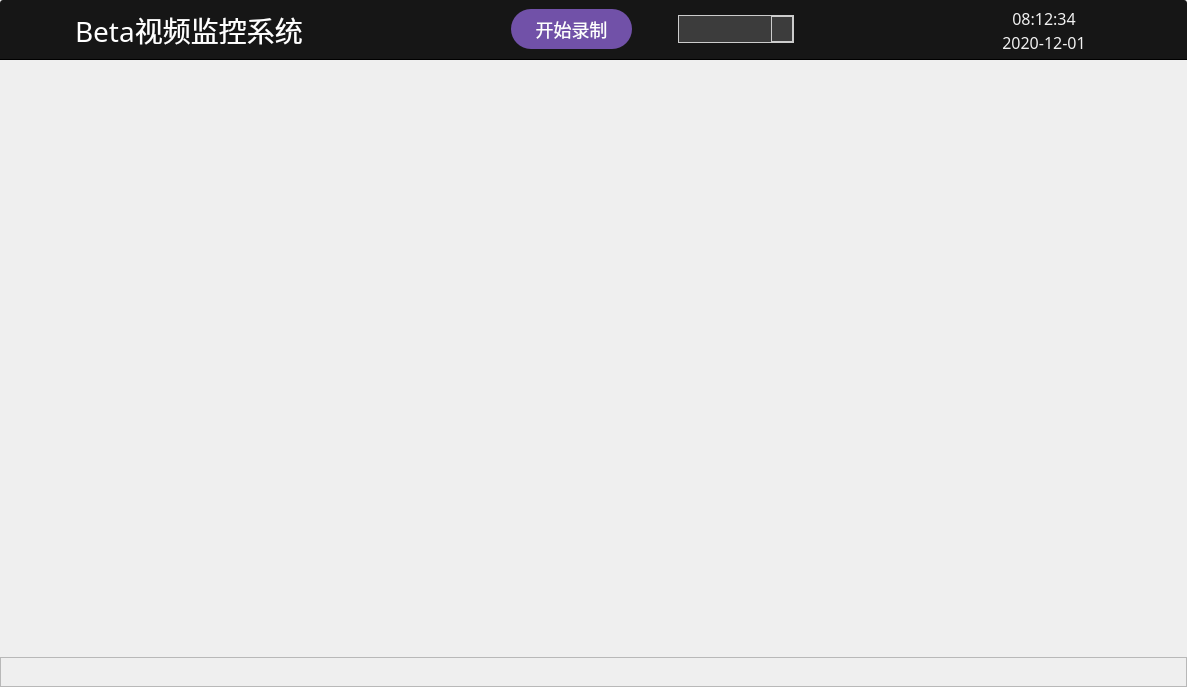
<?xml version="1.0" encoding="UTF-8"?>
<ui version="4.0">
 <class>CMainWindow</class>
 <widget class="QMainWindow" name="CMainWindow">
  <property name="geometry">
   <rect>
    <x>0</x>
    <y>0</y>
    <width>1187</width>
    <height>687</height>
   </rect>
  </property>
  <property name="windowTitle">
   <string>Beta视频监控系统</string>
  </property>
  <property name="styleSheet">
   <string notr="true">CMainWindow
{
	/*background-image: url(:/bgt.png);*/
	background:#2B2B2B;
	border:1px solid rgba(53, 104, 224, 125); 
	
}

QPushButton#btn_cmd
{
	width: 121px;
	height: 40px;
	background-color: #7151A8;
	border-radius: 20px;
	font-size: 18px;
	font-family: PingFangSC-Regular, PingFang SC;
	font-weight: 400;
	color: #FFFFFF;
	line-height: 25px;
}
QPushButton:pressed#btn_cmd
{
	border:2px solid transparent;
}
QPushButton:hover#btn_cmd
{
	border:2px solid transparent;
}
QPushButton:disabled#btn_cmd
{
	background:rgba(204,204,204,1);
}

QLabel#hourLabel,#minuteLabel,#secondLabel
{
	background: #409EFF;
	border-radius: 2px;
	font-size: 18px;
	font-family: PingFangSC-Regular, PingFang SC;
	font-weight: 400;
	color: #FFFFFF;
	line-height: 25px;
}</string>
  </property>
  <widget class="QWidget" name="centralwidget">
   <property name="palette">
    <palette>
     <active>
      <colorrole role="Base">
       <brush brushstyle="SolidPattern">
        <color alpha="255">
         <red>255</red>
         <green>255</green>
         <blue>255</blue>
        </color>
       </brush>
      </colorrole>
      <colorrole role="Window">
       <brush brushstyle="SolidPattern">
        <color alpha="0">
         <red>0</red>
         <green>0</green>
         <blue>0</blue>
        </color>
       </brush>
      </colorrole>
     </active>
     <inactive>
      <colorrole role="Base">
       <brush brushstyle="SolidPattern">
        <color alpha="255">
         <red>255</red>
         <green>255</green>
         <blue>255</blue>
        </color>
       </brush>
      </colorrole>
      <colorrole role="Window">
       <brush brushstyle="SolidPattern">
        <color alpha="0">
         <red>0</red>
         <green>0</green>
         <blue>0</blue>
        </color>
       </brush>
      </colorrole>
     </inactive>
     <disabled>
      <colorrole role="Base">
       <brush brushstyle="SolidPattern">
        <color alpha="0">
         <red>0</red>
         <green>0</green>
         <blue>0</blue>
        </color>
       </brush>
      </colorrole>
      <colorrole role="Window">
       <brush brushstyle="SolidPattern">
        <color alpha="0">
         <red>0</red>
         <green>0</green>
         <blue>0</blue>
        </color>
       </brush>
      </colorrole>
     </disabled>
    </palette>
   </property>
   <layout class="QVBoxLayout" name="verticalLayout_3">
    <property name="spacing">
     <number>0</number>
    </property>
    <property name="leftMargin">
     <number>0</number>
    </property>
    <property name="topMargin">
     <number>0</number>
    </property>
    <property name="rightMargin">
     <number>0</number>
    </property>
    <property name="bottomMargin">
     <number>0</number>
    </property>
    <item>
     <widget class="QFrame" name="titleBar">
      <property name="sizePolicy">
       <sizepolicy hsizetype="Preferred" vsizetype="Fixed">
        <horstretch>0</horstretch>
        <verstretch>0</verstretch>
       </sizepolicy>
      </property>
      <property name="minimumSize">
       <size>
        <width>960</width>
        <height>60</height>
       </size>
      </property>
      <property name="maximumSize">
       <size>
        <width>16777215</width>
        <height>60</height>
       </size>
      </property>
      <property name="styleSheet">
       <string notr="true">QFrame#titleBar
{
	border-bottom:1px solid black;
	border-top-left-radius:3px;
	border-top-right-radius:3px;
	background:rgb(22,22,22);
}</string>
      </property>
      <property name="frameShape">
       <enum>QFrame::StyledPanel</enum>
      </property>
      <property name="frameShadow">
       <enum>QFrame::Raised</enum>
      </property>
      <layout class="QHBoxLayout" name="horizontalLayout">
       <property name="topMargin">
        <number>0</number>
       </property>
       <property name="bottomMargin">
        <number>0</number>
       </property>
       <item>
        <widget class="QLabel" name="logoLabel">
         <property name="minimumSize">
          <size>
           <width>60</width>
           <height>60</height>
          </size>
         </property>
         <property name="maximumSize">
          <size>
           <width>60</width>
           <height>60</height>
          </size>
         </property>
         <property name="styleSheet">
          <string notr="true"/>
         </property>
         <property name="text">
          <string/>
         </property>
         <property name="scaledContents">
          <bool>true</bool>
         </property>
        </widget>
       </item>
       <item>
        <widget class="QLabel" name="label_info">
         <property name="minimumSize">
          <size>
           <width>0</width>
           <height>0</height>
          </size>
         </property>
         <property name="font">
          <font>
           <family>PingFangSC-Regular,PingFang SC</family>
           <pointsize>-1</pointsize>
           <weight>50</weight>
           <bold>false</bold>
          </font>
         </property>
         <property name="styleSheet">
          <string notr="true">QLabel
{
width: 665px;
height: 28px;
font-size: 28px;
font-family: PingFangSC-Regular, PingFang SC;
font-weight: 400;
color: #FFFFFF;
line-height: 28px;
}
</string>
         </property>
         <property name="text">
          <string>Beta视频监控系统</string>
         </property>
        </widget>
       </item>
       <item>
        <spacer name="horizontalSpacer_9">
         <property name="orientation">
          <enum>Qt::Horizontal</enum>
         </property>
         <property name="sizeHint" stdset="0">
          <size>
           <width>40</width>
           <height>20</height>
          </size>
         </property>
        </spacer>
       </item>
       <item>
        <widget class="QPushButton" name="btn_cmd">
         <property name="sizePolicy">
          <sizepolicy hsizetype="Fixed" vsizetype="Fixed">
           <horstretch>0</horstretch>
           <verstretch>0</verstretch>
          </sizepolicy>
         </property>
         <property name="minimumSize">
          <size>
           <width>120</width>
           <height>40</height>
          </size>
         </property>
         <property name="focusPolicy">
          <enum>Qt::NoFocus</enum>
         </property>
         <property name="text">
          <string>开始录制</string>
         </property>
        </widget>
       </item>
       <item>
        <spacer name="horizontalSpacer_7">
         <property name="orientation">
          <enum>Qt::Horizontal</enum>
         </property>
         <property name="sizeType">
          <enum>QSizePolicy::Fixed</enum>
         </property>
         <property name="sizeHint" stdset="0">
          <size>
           <width>40</width>
           <height>20</height>
          </size>
         </property>
        </spacer>
       </item>
       <item>
        <widget class="QComboBox" name="cbox_camera">
         <property name="minimumSize">
          <size>
           <width>116</width>
           <height>24</height>
          </size>
         </property>
         <property name="font">
          <font>
           <pointsize>-1</pointsize>
          </font>
         </property>
         <property name="focusPolicy">
          <enum>Qt::NoFocus</enum>
         </property>
         <property name="styleSheet">
          <string notr="true">QComboBox
{ 
	border: 1px solid rgba(204,204,204,1);
	color: #3A3A3A;
	font-size:20px;
}
QComboBox:editable
{ 
	background: rgba(60,60,60,1); 
}
QComboBox:!editable, QComboBox::drop-down:editable
{ 
	background: rgba(60,60,60,1); 
}
QComboBox:!editable:on, QComboBox::drop-down:editable:on
{ 
	background: rgba(60,60,60,1); 
}
QComboBox:!on{ }
QComboBox:on
{ 
	color: rgb(255,153,153);  
	border-color: rgba(204,204,204,1); 
	background: rgba(60,60,60,1); 
}
QComboBox::drop-down
{ 
	subcontrol-origin: padding; 
	subcontrol-position: top right; 
	width: 20px; 
	border: 1px solid rgba(204,204,204,1);
	color: rgb(255,153,153); 
}
QComboBox::down-arrow 
{ 
	image: url(:/down_arrow.png); 
}
QComboBox QAbstractItemView 
{
	outline: 0;
	border: 1px solid rgba(204,204,204,1);
	background: rgba(60,60,60,1); 
	color: #FF999999; 
	font-size:20px;
}
QComboBox QAbstractItemView::item
{
	/*color:#FF999999; */
	background-color: transparent; 
}
QComboBox QAbstractItemView::item:hover
 { 
	color: white;
	background-color: rgba(33,33,33,1); 
}
QComboBox QAbstractItemView::item:selected 
{ 
	color:white;
	background-color:rgba(33,33,33,1);
}</string>
         </property>
         <property name="editable">
          <bool>false</bool>
         </property>
        </widget>
       </item>
       <item>
        <spacer name="horizontalSpacer_5">
         <property name="orientation">
          <enum>Qt::Horizontal</enum>
         </property>
         <property name="sizeType">
          <enum>QSizePolicy::Expanding</enum>
         </property>
         <property name="sizeHint" stdset="0">
          <size>
           <width>20</width>
           <height>20</height>
          </size>
         </property>
        </spacer>
       </item>
       <item>
        <layout class="QVBoxLayout" name="verticalLayout_6">
         <property name="spacing">
          <number>2</number>
         </property>
         <property name="topMargin">
          <number>7</number>
         </property>
         <property name="bottomMargin">
          <number>6</number>
         </property>
         <item>
          <widget class="QLabel" name="label_time">
           <property name="styleSheet">
            <string notr="true">QLabel
{

font-size: 16px;
font-family: PingFangSC-Regular, PingFang SC;
font-weight: 400;
color: #F0F0F0;
line-height: 22px;
}</string>
           </property>
           <property name="text">
            <string>08:12:34</string>
           </property>
           <property name="alignment">
            <set>Qt::AlignCenter</set>
           </property>
          </widget>
         </item>
         <item>
          <widget class="QLabel" name="label_date">
           <property name="styleSheet">
            <string notr="true">QLabel
{

font-size: 16px;
font-family: PingFangSC-Regular, PingFang SC;
font-weight: 400;
color: #F0F0F0;
line-height: 22px;
}</string>
           </property>
           <property name="text">
            <string>2020-12-01</string>
           </property>
           <property name="alignment">
            <set>Qt::AlignCenter</set>
           </property>
          </widget>
         </item>
        </layout>
       </item>
       <item>
        <spacer name="horizontalSpacer_8">
         <property name="orientation">
          <enum>Qt::Horizontal</enum>
         </property>
         <property name="sizeType">
          <enum>QSizePolicy::Fixed</enum>
         </property>
         <property name="sizeHint" stdset="0">
          <size>
           <width>20</width>
           <height>20</height>
          </size>
         </property>
        </spacer>
       </item>
       <item>
        <layout class="QHBoxLayout" name="horizontalLayout_5">
         <property name="spacing">
          <number>10</number>
         </property>
         <item>
          <widget class="QToolButton" name="btn_setting">
           <property name="minimumSize">
            <size>
             <width>28</width>
             <height>28</height>
            </size>
           </property>
           <property name="maximumSize">
            <size>
             <width>28</width>
             <height>28</height>
            </size>
           </property>
           <property name="focusPolicy">
            <enum>Qt::NoFocus</enum>
           </property>
           <property name="toolTip">
            <string>设置</string>
           </property>
           <property name="text">
            <string/>
           </property>
           <property name="icon">
            <iconset resource="../../res/res.qrc">
             <normaloff>:/setting2.png</normaloff>:/setting2.png</iconset>
           </property>
           <property name="iconSize">
            <size>
             <width>28</width>
             <height>28</height>
            </size>
           </property>
           <property name="autoRaise">
            <bool>true</bool>
           </property>
          </widget>
         </item>
         <item>
          <widget class="QToolButton" name="btn_close">
           <property name="minimumSize">
            <size>
             <width>28</width>
             <height>28</height>
            </size>
           </property>
           <property name="maximumSize">
            <size>
             <width>28</width>
             <height>28</height>
            </size>
           </property>
           <property name="focusPolicy">
            <enum>Qt::NoFocus</enum>
           </property>
           <property name="toolTip">
            <string>退出</string>
           </property>
           <property name="text">
            <string/>
           </property>
           <property name="icon">
            <iconset resource="../../res/res.qrc">
             <normaloff>:/close3.png</normaloff>:/close3.png</iconset>
           </property>
           <property name="iconSize">
            <size>
             <width>28</width>
             <height>28</height>
            </size>
           </property>
           <property name="autoRaise">
            <bool>true</bool>
           </property>
          </widget>
         </item>
        </layout>
       </item>
      </layout>
     </widget>
    </item>
    <item>
     <widget class="QFrame" name="frame">
      <property name="palette">
       <palette>
        <active>
         <colorrole role="Base">
          <brush brushstyle="SolidPattern">
           <color alpha="255">
            <red>255</red>
            <green>255</green>
            <blue>255</blue>
           </color>
          </brush>
         </colorrole>
         <colorrole role="Window">
          <brush brushstyle="SolidPattern">
           <color alpha="0">
            <red>0</red>
            <green>0</green>
            <blue>0</blue>
           </color>
          </brush>
         </colorrole>
        </active>
        <inactive>
         <colorrole role="Base">
          <brush brushstyle="SolidPattern">
           <color alpha="255">
            <red>255</red>
            <green>255</green>
            <blue>255</blue>
           </color>
          </brush>
         </colorrole>
         <colorrole role="Window">
          <brush brushstyle="SolidPattern">
           <color alpha="0">
            <red>0</red>
            <green>0</green>
            <blue>0</blue>
           </color>
          </brush>
         </colorrole>
        </inactive>
        <disabled>
         <colorrole role="Base">
          <brush brushstyle="SolidPattern">
           <color alpha="0">
            <red>0</red>
            <green>0</green>
            <blue>0</blue>
           </color>
          </brush>
         </colorrole>
         <colorrole role="Window">
          <brush brushstyle="SolidPattern">
           <color alpha="0">
            <red>0</red>
            <green>0</green>
            <blue>0</blue>
           </color>
          </brush>
         </colorrole>
        </disabled>
       </palette>
      </property>
      <property name="styleSheet">
       <string notr="true"/>
      </property>
      <layout class="QVBoxLayout" name="verticalLayout">
       <property name="spacing">
        <number>0</number>
       </property>
       <property name="leftMargin">
        <number>0</number>
       </property>
       <property name="topMargin">
        <number>0</number>
       </property>
       <property name="rightMargin">
        <number>0</number>
       </property>
       <property name="bottomMargin">
        <number>0</number>
       </property>
       <item>
        <widget class="QStackedWidget" name="stackedWidget">
         <property name="palette">
          <palette>
           <active/>
           <inactive/>
           <disabled/>
          </palette>
         </property>
         <widget class="CCenter" name="page_1">
          <property name="palette">
           <palette>
            <active>
             <colorrole role="Base">
              <brush brushstyle="SolidPattern">
               <color alpha="255">
                <red>255</red>
                <green>255</green>
                <blue>255</blue>
               </color>
              </brush>
             </colorrole>
             <colorrole role="Window">
              <brush brushstyle="SolidPattern">
               <color alpha="0">
                <red>0</red>
                <green>0</green>
                <blue>0</blue>
               </color>
              </brush>
             </colorrole>
            </active>
            <inactive>
             <colorrole role="Base">
              <brush brushstyle="SolidPattern">
               <color alpha="255">
                <red>255</red>
                <green>255</green>
                <blue>255</blue>
               </color>
              </brush>
             </colorrole>
             <colorrole role="Window">
              <brush brushstyle="SolidPattern">
               <color alpha="0">
                <red>0</red>
                <green>0</green>
                <blue>0</blue>
               </color>
              </brush>
             </colorrole>
            </inactive>
            <disabled>
             <colorrole role="Base">
              <brush brushstyle="SolidPattern">
               <color alpha="0">
                <red>0</red>
                <green>0</green>
                <blue>0</blue>
               </color>
              </brush>
             </colorrole>
             <colorrole role="Window">
              <brush brushstyle="SolidPattern">
               <color alpha="0">
                <red>0</red>
                <green>0</green>
                <blue>0</blue>
               </color>
              </brush>
             </colorrole>
            </disabled>
           </palette>
          </property>
         </widget>
         <widget class="CBigScreen" name="page_2">
          <property name="palette">
           <palette>
            <active>
             <colorrole role="Base">
              <brush brushstyle="SolidPattern">
               <color alpha="255">
                <red>255</red>
                <green>255</green>
                <blue>255</blue>
               </color>
              </brush>
             </colorrole>
             <colorrole role="Window">
              <brush brushstyle="SolidPattern">
               <color alpha="0">
                <red>0</red>
                <green>0</green>
                <blue>0</blue>
               </color>
              </brush>
             </colorrole>
            </active>
            <inactive>
             <colorrole role="Base">
              <brush brushstyle="SolidPattern">
               <color alpha="255">
                <red>255</red>
                <green>255</green>
                <blue>255</blue>
               </color>
              </brush>
             </colorrole>
             <colorrole role="Window">
              <brush brushstyle="SolidPattern">
               <color alpha="0">
                <red>0</red>
                <green>0</green>
                <blue>0</blue>
               </color>
              </brush>
             </colorrole>
            </inactive>
            <disabled>
             <colorrole role="Base">
              <brush brushstyle="SolidPattern">
               <color alpha="0">
                <red>0</red>
                <green>0</green>
                <blue>0</blue>
               </color>
              </brush>
             </colorrole>
             <colorrole role="Window">
              <brush brushstyle="SolidPattern">
               <color alpha="0">
                <red>0</red>
                <green>0</green>
                <blue>0</blue>
               </color>
              </brush>
             </colorrole>
            </disabled>
           </palette>
          </property>
         </widget>
        </widget>
       </item>
      </layout>
     </widget>
    </item>
    <item>
     <widget class="QFrame" name="pageFrame">
      <property name="minimumSize">
       <size>
        <width>0</width>
        <height>30</height>
       </size>
      </property>
      <property name="frameShape">
       <enum>QFrame::StyledPanel</enum>
      </property>
      <property name="frameShadow">
       <enum>QFrame::Raised</enum>
      </property>
      <layout class="QHBoxLayout" name="selectPageLayout">
       <property name="spacing">
        <number>0</number>
       </property>
       <property name="leftMargin">
        <number>0</number>
       </property>
       <property name="topMargin">
        <number>0</number>
       </property>
       <property name="rightMargin">
        <number>0</number>
       </property>
       <property name="bottomMargin">
        <number>0</number>
       </property>
      </layout>
     </widget>
    </item>
   </layout>
  </widget>
 </widget>
 <customwidgets>
  <customwidget>
   <class>CBigScreen</class>
   <extends>QWidget</extends>
   <header>CBigScreen.h</header>
   <container>1</container>
  </customwidget>
  <customwidget>
   <class>CCenter</class>
   <extends>QWidget</extends>
   <header>CCenter.h</header>
   <container>1</container>
  </customwidget>
 </customwidgets>
 <resources>
  <include location="../../res/res.qrc"/>
 </resources>
 <connections>
  <connection>
   <sender>btn_cmd</sender>
   <signal>clicked()</signal>
   <receiver>CMainWindow</receiver>
   <slot>onBtnCmd()</slot>
   <hints>
    <hint type="sourcelabel">
     <x>415</x>
     <y>30</y>
    </hint>
    <hint type="destinationlabel">
     <x>480</x>
     <y>314</y>
    </hint>
   </hints>
  </connection>
  <connection>
   <sender>btn_close</sender>
   <signal>clicked()</signal>
   <receiver>CMainWindow</receiver>
   <slot>onBtnClose()</slot>
   <hints>
    <hint type="sourcelabel">
     <x>938</x>
     <y>29</y>
    </hint>
    <hint type="destinationlabel">
     <x>480</x>
     <y>314</y>
    </hint>
   </hints>
  </connection>
 </connections>
 <slots>
  <slot>onBtnRoll()</slot>
  <slot>onBtnCmd()</slot>
  <slot>onBtnClean()</slot>
  <slot>onBtnRefresh()</slot>
  <slot>onBtnClose()</slot>
  <slot>onCBoxCamerasActived(int)</slot>
  <slot>onBtnSetting()</slot>
 </slots>
</ui>
